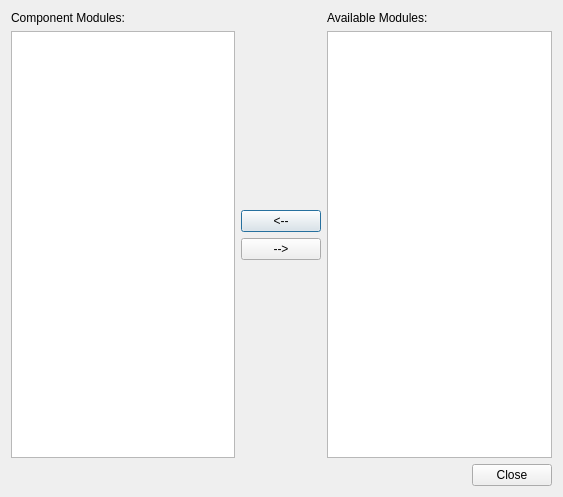
<?xml version="1.0" encoding="UTF-8"?>
<ui version="4.0">
 <class>DialogManageModules</class>
 <widget class="QDialog" name="DialogManageModules">
  <property name="geometry">
   <rect>
    <x>0</x>
    <y>0</y>
    <width>563</width>
    <height>497</height>
   </rect>
  </property>
  <property name="windowTitle">
   <string>Dialog</string>
  </property>
  <layout class="QVBoxLayout" name="verticalLayout_4">
   <item>
    <layout class="QHBoxLayout" name="horizontalLayout1">
     <item>
      <layout class="QVBoxLayout" name="verticalLayout3">
       <item>
        <widget class="QLabel" name="labelComponentMOdules">
         <property name="text">
          <string>Component Modules:</string>
         </property>
        </widget>
       </item>
       <item>
        <widget class="QListWidget" name="listWidgetComponentModules">
         <property name="selectionMode">
          <enum>QAbstractItemView::MultiSelection</enum>
         </property>
         <property name="sortingEnabled">
          <bool>true</bool>
         </property>
        </widget>
       </item>
      </layout>
     </item>
     <item>
      <layout class="QVBoxLayout" name="verticalLayout1">
       <item>
        <spacer name="verticalSpacer2">
         <property name="orientation">
          <enum>Qt::Vertical</enum>
         </property>
         <property name="sizeHint" stdset="0">
          <size>
           <width>20</width>
           <height>40</height>
          </size>
         </property>
        </spacer>
       </item>
       <item>
        <widget class="QPushButton" name="BtnMoveLeft">
         <property name="text">
          <string>&lt;--</string>
         </property>
        </widget>
       </item>
       <item>
        <widget class="QPushButton" name="BtnMoveRight">
         <property name="text">
          <string>--&gt;</string>
         </property>
        </widget>
       </item>
       <item>
        <spacer name="verticalSpacer1">
         <property name="orientation">
          <enum>Qt::Vertical</enum>
         </property>
         <property name="sizeHint" stdset="0">
          <size>
           <width>20</width>
           <height>40</height>
          </size>
         </property>
        </spacer>
       </item>
      </layout>
     </item>
     <item>
      <layout class="QVBoxLayout" name="verticalLayout2">
       <item>
        <widget class="QLabel" name="labelAvailableModules">
         <property name="text">
          <string>Available Modules:</string>
         </property>
        </widget>
       </item>
       <item>
        <widget class="QListWidget" name="listWidgetAvailableModules">
         <property name="selectionMode">
          <enum>QAbstractItemView::MultiSelection</enum>
         </property>
         <property name="sortingEnabled">
          <bool>true</bool>
         </property>
        </widget>
       </item>
      </layout>
     </item>
    </layout>
   </item>
   <item>
    <layout class="QHBoxLayout" name="horizontalLayout2">
     <item>
      <spacer name="horizontalSpacer">
       <property name="orientation">
        <enum>Qt::Horizontal</enum>
       </property>
       <property name="sizeHint" stdset="0">
        <size>
         <width>40</width>
         <height>20</height>
        </size>
       </property>
      </spacer>
     </item>
     <item>
      <widget class="QPushButton" name="closeButton">
       <property name="text">
        <string>Close</string>
       </property>
      </widget>
     </item>
    </layout>
   </item>
  </layout>
 </widget>
 <resources/>
 <connections/>
</ui>
